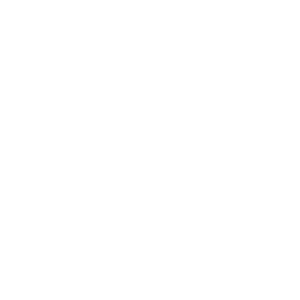
Frame 1 (no input)
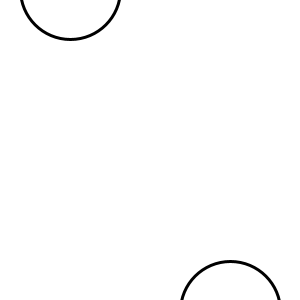
Frame 60 (the mouse pressed at the canvas centre just before this capture)
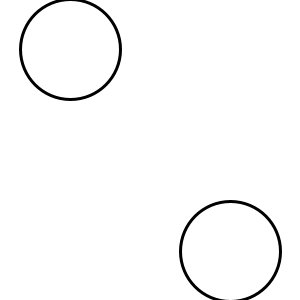
Frame 120 (the mouse held since frame 60 and released just before this capture)

The Processing sketch that drew these frames (run headless with seeded random() and noise(); from frame 60 on, the mouse is pressed at the canvas centre):

// Processing sketch: AscendingAndDescendingCircles
// ── AscendingAndDescendingCircles.pde
// Bryson Kwong
// Animation

// defining variables
int y;
int ytwo;
// Built in variables:
// -mouseX, mouseY: these are the coordinates for your mouse pointer
void setup() {
  size(300, 300);
  y = -70;
  ytwo = 370; // set the starting value
} // ----- end of setup ----------

void draw() {
  background(255);
  strokeWeight(3);
  ellipse(70, y, 100, 100);
  y = y + 1;  
  if (y >=370) {
     y = -70;
  }
  ellipse(230, ytwo, 100, 100);
  ytwo = ytwo - 1;  
  if (ytwo <=-70) {
    ytwo = 370;
  }
} // ----- end of draw -----------
